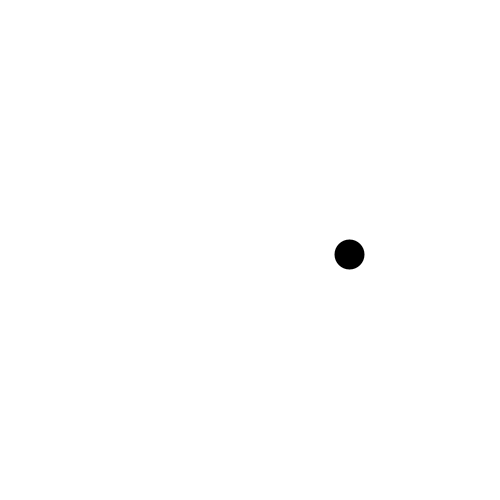
Frame 1 (no input)
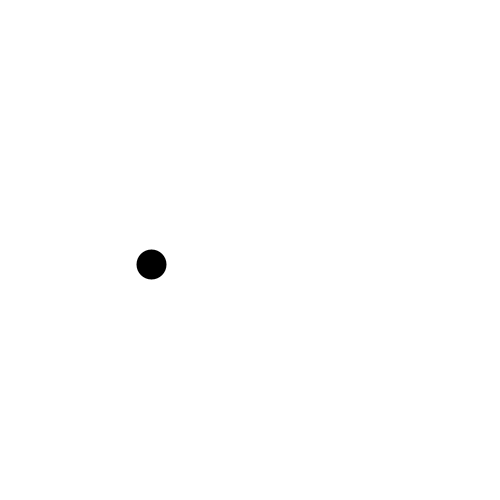
Frame 60 (the mouse pressed at the canvas centre just before this capture)
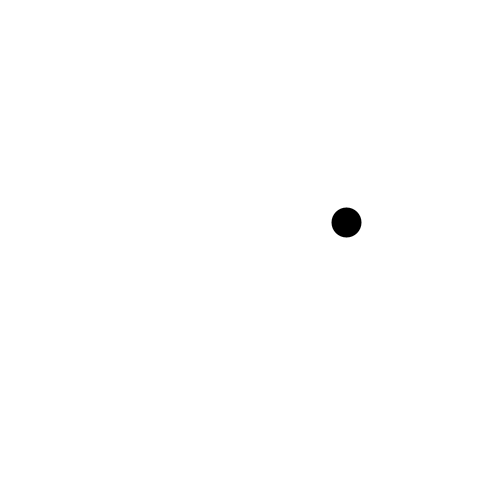
Frame 120 (the mouse held since frame 60 and released just before this capture)

The Processing sketch that drew these frames (run headless with seeded random() and noise(); from frame 60 on, the mouse is pressed at the canvas centre):

// Processing sketch: e03_falowanie_okrag
// ── e03_falowanie_okrag.pde
void setup() {
  size(500, 500);
  strokeWeight(30);
}

void draw() {
  background(255);
  point(250+100*cos(frameCount*0.05), 250+100*sin(frameCount*0.05));
}
